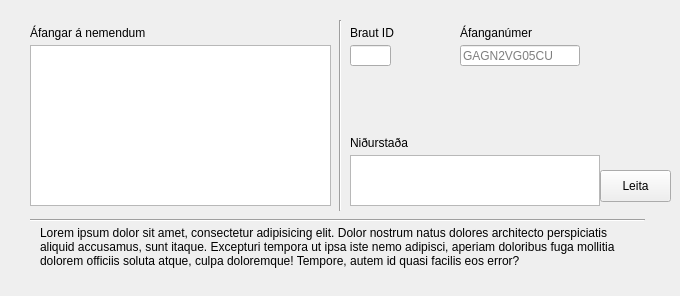
      <widget class="QWidget" name="trackCoursesTabCreate_2">
       <attribute name="title">
        <string>Áfangi á braut</string>
       </attribute>
       <widget class="QLabel" name="label_40">
        <property name="geometry">
         <rect>
          <x>40</x>
          <y>226</y>
          <width>595</width>
          <height>61</height>
         </rect>
        </property>
        <property name="text">
         <string>Lorem ipsum dolor sit amet, consectetur adipisicing elit. Dolor nostrum natus dolores architecto perspiciatis aliquid accusamus, sunt itaque. Excepturi tempora ut ipsa iste nemo adipisci, aperiam doloribus fuga mollitia dolorem officiis soluta atque, culpa doloremque! Tempore, autem id quasi facilis eos error?</string>
        </property>
        <property name="textFormat">
         <enum>Qt::AutoText</enum>
        </property>
        <property name="scaledContents">
         <bool>false</bool>
        </property>
        <property name="alignment">
         <set>Qt::AlignLeading|Qt::AlignLeft|Qt::AlignTop</set>
        </property>
        <property name="wordWrap">
         <bool>true</bool>
        </property>
       </widget>
       <widget class="Line" name="line_15">
        <property name="geometry">
         <rect>
          <x>30</x>
          <y>210</y>
          <width>615</width>
          <height>20</height>
         </rect>
        </property>
        <property name="orientation">
         <enum>Qt::Horizontal</enum>
        </property>
       </widget>
       <widget class="QLineEdit" name="lineEdit_27">
        <property name="geometry">
         <rect>
          <x>460</x>
          <y>45</y>
          <width>120</width>
          <height>21</height>
         </rect>
        </property>
        <property name="text">
         <string/>
        </property>
        <property name="maxLength">
         <number>11</number>
        </property>
        <property name="placeholderText">
         <string>GAGN2VG05CU</string>
        </property>
        <property name="clearButtonEnabled">
         <bool>false</bool>
        </property>
       </widget>
       <widget class="QLabel" name="label_122">
        <property name="geometry">
         <rect>
          <x>350</x>
          <y>20</y>
          <width>101</width>
          <height>20</height>
         </rect>
        </property>
        <property name="text">
         <string>Braut ID</string>
        </property>
        <property name="alignment">
         <set>Qt::AlignBottom|Qt::AlignLeading|Qt::AlignLeft</set>
        </property>
       </widget>
       <widget class="QLabel" name="label_123">
        <property name="geometry">
         <rect>
          <x>350</x>
          <y>130</y>
          <width>101</width>
          <height>20</height>
         </rect>
        </property>
        <property name="text">
         <string>Niðurstaða</string>
        </property>
        <property name="alignment">
         <set>Qt::AlignBottom|Qt::AlignLeading|Qt::AlignLeft</set>
        </property>
       </widget>
       <widget class="QTreeWidget" name="treeWidget_35">
        <property name="geometry">
         <rect>
          <x>30</x>
          <y>45</y>
          <width>301</width>
          <height>161</height>
         </rect>
        </property>
        <property name="alternatingRowColors">
         <bool>true</bool>
        </property>
        <property name="columnCount">
         <number>0</number>
        </property>
        <attribute name="headerCascadingSectionResizes">
         <bool>false</bool>
        </attribute>
        <attribute name="headerDefaultSectionSize">
         <number>100</number>
        </attribute>
       </widget>
       <widget class="QLineEdit" name="lineEdit_28">
        <property name="geometry">
         <rect>
          <x>350</x>
          <y>45</y>
          <width>41</width>
          <height>21</height>
         </rect>
        </property>
        <property name="text">
         <string/>
        </property>
        <property name="maxLength">
         <number>11</number>
        </property>
        <property name="clearButtonEnabled">
         <bool>false</bool>
        </property>
       </widget>
       <widget class="QPushButton" name="pushButton_27">
        <property name="geometry">
         <rect>
          <x>600</x>
          <y>170</y>
          <width>71</width>
          <height>32</height>
         </rect>
        </property>
        <property name="text">
         <string>Leita</string>
        </property>
       </widget>
       <widget class="QTreeWidget" name="treeWidget_36">
        <property name="geometry">
         <rect>
          <x>350</x>
          <y>155</y>
          <width>250</width>
          <height>51</height>
         </rect>
        </property>
        <property name="alternatingRowColors">
         <bool>false</bool>
        </property>
        <property name="columnCount">
         <number>0</number>
        </property>
       </widget>
       <widget class="QLabel" name="label_125">
        <property name="geometry">
         <rect>
          <x>30</x>
          <y>20</y>
          <width>201</width>
          <height>20</height>
         </rect>
        </property>
        <property name="text">
         <string>Áfangar á nemendum</string>
        </property>
        <property name="alignment">
         <set>Qt::AlignBottom|Qt::AlignLeading|Qt::AlignLeft</set>
        </property>
       </widget>
       <widget class="QLabel" name="label_126">
        <property name="geometry">
         <rect>
          <x>460</x>
          <y>20</y>
          <width>101</width>
          <height>20</height>
         </rect>
        </property>
        <property name="text">
         <string>Áfanganúmer</string>
        </property>
        <property name="alignment">
         <set>Qt::AlignBottom|Qt::AlignLeading|Qt::AlignLeft</set>
        </property>
       </widget>
       <widget class="Line" name="line_55">
        <property name="geometry">
         <rect>
          <x>330</x>
          <y>20</y>
          <width>20</width>
          <height>191</height>
         </rect>
        </property>
        <property name="orientation">
         <enum>Qt::Vertical</enum>
        </property>
       </widget>
      </widget>
